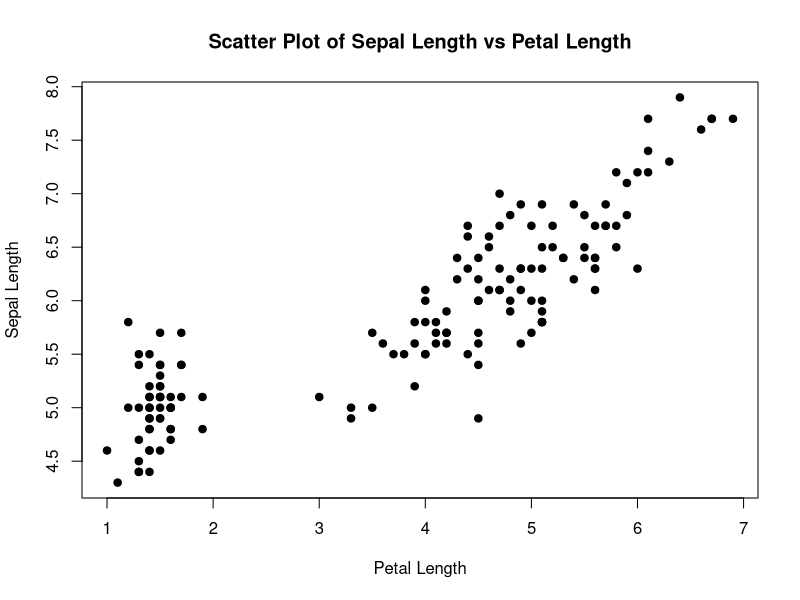
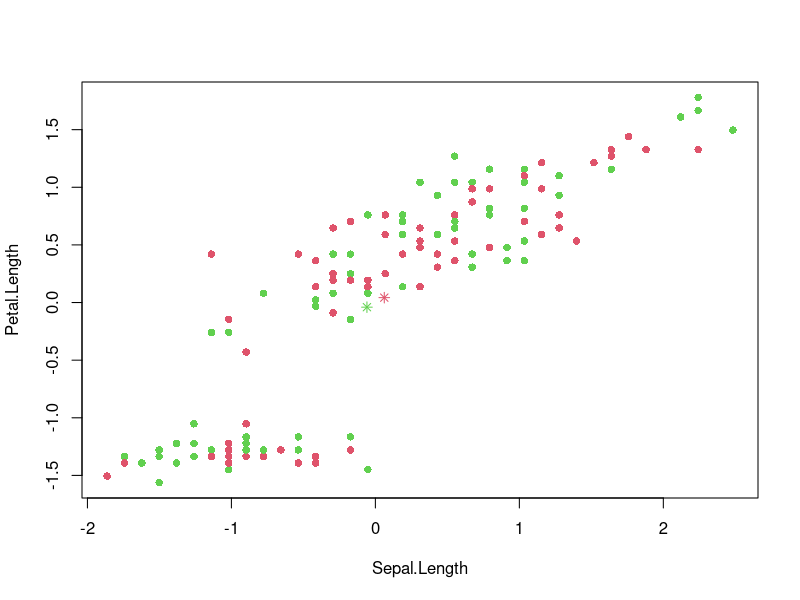
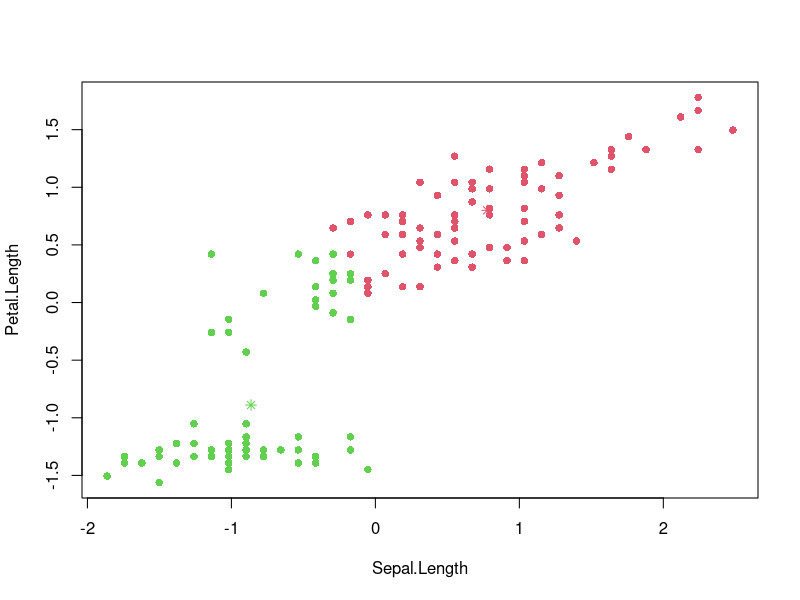
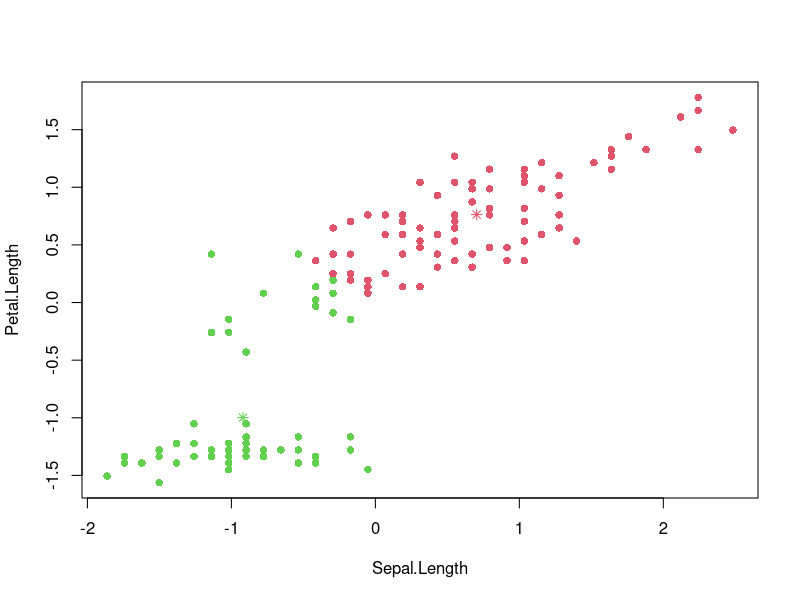

Source code (R) for these figures, in order:
## ---- chunk 1
# Load the iris dataset
data("iris")
plot(x = iris$Petal.Length, y = iris$Sepal.Length,
     main = "Scatter Plot of Sepal Length vs Petal Length", # Plot title
     xlab = "Petal Length",                                # X-axis label
     ylab = "Sepal Length",                                # Y-axis label
     pch = 19                                             # Use solid circles for points
     )
## ---- chunk 2
iris1 <- scale(iris[,-c(2,4,5)])
n <- nrow(iris1)
index <- sample(2, n, replace = TRUE)
iris.sub1 <- iris1[index == 1,]
iris.sub2 <- iris1[index == 2,]
mean.sub1 <- apply(iris.sub1, 2, mean)
mean.sub2 <- apply(iris.sub2, 2, mean)

plot(iris1, col = index + 1, pch = 16)
points(x = mean.sub1[1], y = mean.sub1[2], col = 2, pch = 8)
points(x = mean.sub2[1], y = mean.sub2[2], col = 3, pch = 8)
## ---- chunk 3
Eudist <- function(x, y) sqrt(sum((x - y)^2))

d1 <- sapply(1:n, function(i) Eudist(mean.sub1, iris1[i,]))
d2 <- sapply(1:n, function(i) Eudist(mean.sub2, iris1[i,]))
index.new <- apply(cbind(d1, d2), 1, which.min)
iris.sub1 <- iris1[index.new == 1,]
iris.sub2 <- iris1[index.new == 2,]
mean.sub1 <- apply(iris.sub1, 2, mean)
mean.sub2 <- apply(iris.sub2, 2, mean)

plot(iris1, col = index.new + 1, pch = 16)
points(x = mean.sub1[1], y = mean.sub1[2], col = 2, pch = 8)
points(x = mean.sub2[1], y = mean.sub2[2], col = 3, pch = 8)
## ---- chunk 4
d1 <- sapply(1:n, function(i) Eudist(mean.sub1, iris1[i,]))
d2 <- sapply(1:n, function(i) Eudist(mean.sub2, iris1[i,]))
index.new <- apply(cbind(d1, d2), 1, which.min)
iris.sub1 <- iris1[index.new == 1,]
iris.sub2 <- iris1[index.new == 2,]
mean.sub1 <- apply(iris.sub1, 2, mean)
mean.sub2 <- apply(iris.sub2, 2, mean)

plot(iris1, col = index.new + 1, pch = 16)
points(x = mean.sub1[1], y = mean.sub1[2], col = 2, pch = 8)
points(x = mean.sub2[1], y = mean.sub2[2], col = 3, pch = 8)
